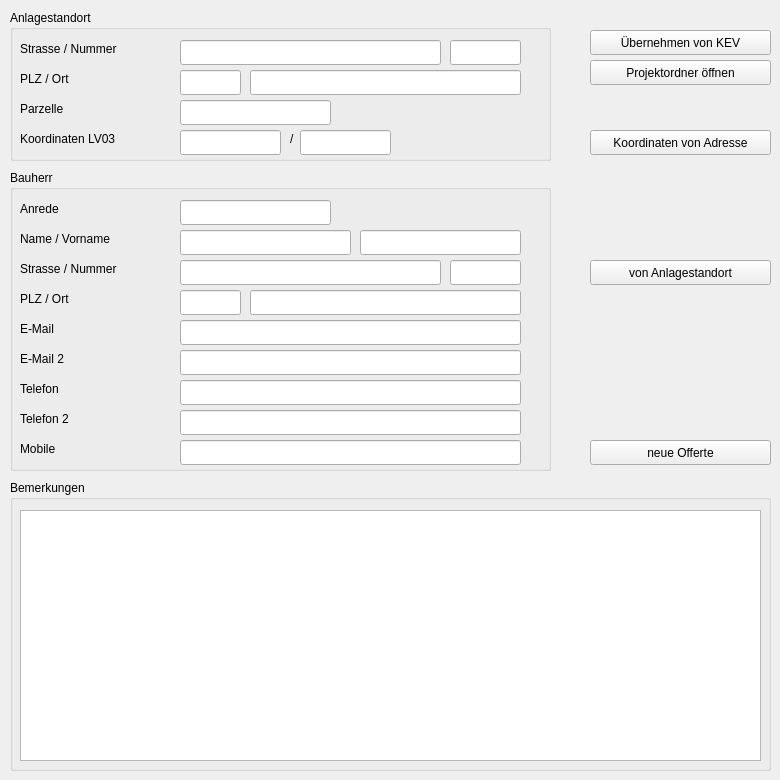
      <widget class="QWidget" name="tabWidgetPage1">
       <attribute name="title">
        <string>Stammdaten</string>
       </attribute>
       <widget class="QGroupBox" name="groupBox">
        <property name="geometry">
         <rect>
          <x>10</x>
          <y>10</y>
          <width>541</width>
          <height>151</height>
         </rect>
        </property>
        <property name="title">
         <string>Anlagestandort</string>
        </property>
        <widget class="QLineEdit" name="pvp_plantLocation_street">
         <property name="geometry">
          <rect>
           <x>170</x>
           <y>30</y>
           <width>261</width>
           <height>25</height>
          </rect>
         </property>
        </widget>
        <widget class="QLineEdit" name="pvp_plantLocation_streetNumber">
         <property name="geometry">
          <rect>
           <x>440</x>
           <y>30</y>
           <width>71</width>
           <height>25</height>
          </rect>
         </property>
        </widget>
        <widget class="QLabel" name="label">
         <property name="geometry">
          <rect>
           <x>10</x>
           <y>30</y>
           <width>141</width>
           <height>17</height>
          </rect>
         </property>
         <property name="text">
          <string>Strasse / Nummer</string>
         </property>
        </widget>
        <widget class="QLineEdit" name="pvp_plantLocation_zip">
         <property name="geometry">
          <rect>
           <x>170</x>
           <y>60</y>
           <width>61</width>
           <height>25</height>
          </rect>
         </property>
        </widget>
        <widget class="QLineEdit" name="pvp_plantLocation_city">
         <property name="geometry">
          <rect>
           <x>240</x>
           <y>60</y>
           <width>271</width>
           <height>25</height>
          </rect>
         </property>
        </widget>
        <widget class="QLabel" name="label_4">
         <property name="geometry">
          <rect>
           <x>10</x>
           <y>60</y>
           <width>141</width>
           <height>17</height>
          </rect>
         </property>
         <property name="text">
          <string>PLZ / Ort</string>
         </property>
        </widget>
        <widget class="QLabel" name="label_11">
         <property name="geometry">
          <rect>
           <x>10</x>
           <y>90</y>
           <width>141</width>
           <height>17</height>
          </rect>
         </property>
         <property name="text">
          <string>Parzelle</string>
         </property>
        </widget>
        <widget class="QLineEdit" name="pvp_plantLocation_plotNumber">
         <property name="geometry">
          <rect>
           <x>170</x>
           <y>90</y>
           <width>151</width>
           <height>25</height>
          </rect>
         </property>
        </widget>
        <widget class="QLabel" name="label_12">
         <property name="geometry">
          <rect>
           <x>10</x>
           <y>120</y>
           <width>141</width>
           <height>17</height>
          </rect>
         </property>
         <property name="text">
          <string>Koordinaten LV03</string>
         </property>
        </widget>
        <widget class="QLineEdit" name="pvp_plantLocation_swissGridX">
         <property name="geometry">
          <rect>
           <x>170</x>
           <y>120</y>
           <width>101</width>
           <height>25</height>
          </rect>
         </property>
        </widget>
        <widget class="QLineEdit" name="pvp_plantLocation_swissGridY">
         <property name="geometry">
          <rect>
           <x>290</x>
           <y>120</y>
           <width>91</width>
           <height>25</height>
          </rect>
         </property>
        </widget>
        <widget class="QLabel" name="label_20">
         <property name="geometry">
          <rect>
           <x>280</x>
           <y>120</y>
           <width>21</width>
           <height>17</height>
          </rect>
         </property>
         <property name="text">
          <string>/</string>
         </property>
        </widget>
       </widget>
       <widget class="QGroupBox" name="groupBox_2">
        <property name="geometry">
         <rect>
          <x>10</x>
          <y>170</y>
          <width>541</width>
          <height>301</height>
         </rect>
        </property>
        <property name="title">
         <string>Bauherr</string>
        </property>
        <widget class="QLineEdit" name="pvp_owner_title">
         <property name="geometry">
          <rect>
           <x>170</x>
           <y>30</y>
           <width>151</width>
           <height>25</height>
          </rect>
         </property>
        </widget>
        <widget class="QLineEdit" name="pvp_owner_lastName">
         <property name="geometry">
          <rect>
           <x>170</x>
           <y>60</y>
           <width>171</width>
           <height>25</height>
          </rect>
         </property>
        </widget>
        <widget class="QLabel" name="label_2">
         <property name="geometry">
          <rect>
           <x>10</x>
           <y>30</y>
           <width>141</width>
           <height>17</height>
          </rect>
         </property>
         <property name="text">
          <string>Anrede</string>
         </property>
        </widget>
        <widget class="QLineEdit" name="pvp_owner_email">
         <property name="geometry">
          <rect>
           <x>170</x>
           <y>150</y>
           <width>341</width>
           <height>25</height>
          </rect>
         </property>
        </widget>
        <widget class="QLabel" name="label_5">
         <property name="geometry">
          <rect>
           <x>10</x>
           <y>150</y>
           <width>141</width>
           <height>17</height>
          </rect>
         </property>
         <property name="text">
          <string>E-Mail</string>
         </property>
        </widget>
        <widget class="QLabel" name="label_6">
         <property name="geometry">
          <rect>
           <x>10</x>
           <y>60</y>
           <width>141</width>
           <height>17</height>
          </rect>
         </property>
         <property name="text">
          <string>Name / Vorname</string>
         </property>
        </widget>
        <widget class="QLineEdit" name="pvp_owner_firstName">
         <property name="geometry">
          <rect>
           <x>350</x>
           <y>60</y>
           <width>161</width>
           <height>25</height>
          </rect>
         </property>
        </widget>
        <widget class="QLabel" name="label_3">
         <property name="geometry">
          <rect>
           <x>10</x>
           <y>90</y>
           <width>141</width>
           <height>17</height>
          </rect>
         </property>
         <property name="text">
          <string>Strasse / Nummer</string>
         </property>
        </widget>
        <widget class="QLineEdit" name="pvp_owner_address_zip">
         <property name="geometry">
          <rect>
           <x>170</x>
           <y>120</y>
           <width>61</width>
           <height>25</height>
          </rect>
         </property>
        </widget>
        <widget class="QLineEdit" name="pvp_owner_address_street">
         <property name="geometry">
          <rect>
           <x>170</x>
           <y>90</y>
           <width>261</width>
           <height>25</height>
          </rect>
         </property>
        </widget>
        <widget class="QLineEdit" name="pvp_owner_address_streetNumber">
         <property name="geometry">
          <rect>
           <x>440</x>
           <y>90</y>
           <width>71</width>
           <height>25</height>
          </rect>
         </property>
        </widget>
        <widget class="QLabel" name="label_7">
         <property name="geometry">
          <rect>
           <x>10</x>
           <y>120</y>
           <width>141</width>
           <height>17</height>
          </rect>
         </property>
         <property name="text">
          <string>PLZ / Ort</string>
         </property>
        </widget>
        <widget class="QLineEdit" name="pvp_owner_address_city">
         <property name="geometry">
          <rect>
           <x>240</x>
           <y>120</y>
           <width>271</width>
           <height>25</height>
          </rect>
         </property>
        </widget>
        <widget class="QLabel" name="label_8">
         <property name="geometry">
          <rect>
           <x>10</x>
           <y>210</y>
           <width>141</width>
           <height>17</height>
          </rect>
         </property>
         <property name="text">
          <string>Telefon</string>
         </property>
        </widget>
        <widget class="QLineEdit" name="pvp_owner_phone">
         <property name="geometry">
          <rect>
           <x>170</x>
           <y>210</y>
           <width>341</width>
           <height>25</height>
          </rect>
         </property>
        </widget>
        <widget class="QLabel" name="label_21">
         <property name="geometry">
          <rect>
           <x>10</x>
           <y>180</y>
           <width>141</width>
           <height>17</height>
          </rect>
         </property>
         <property name="text">
          <string>E-Mail 2</string>
         </property>
        </widget>
        <widget class="QLineEdit" name="pvp_owner_email2">
         <property name="geometry">
          <rect>
           <x>170</x>
           <y>180</y>
           <width>341</width>
           <height>25</height>
          </rect>
         </property>
        </widget>
        <widget class="QLabel" name="label_22">
         <property name="geometry">
          <rect>
           <x>10</x>
           <y>240</y>
           <width>141</width>
           <height>17</height>
          </rect>
         </property>
         <property name="text">
          <string>Telefon 2</string>
         </property>
        </widget>
        <widget class="QLineEdit" name="pvp_owner_phone2">
         <property name="geometry">
          <rect>
           <x>170</x>
           <y>240</y>
           <width>341</width>
           <height>25</height>
          </rect>
         </property>
        </widget>
        <widget class="QLabel" name="label_23">
         <property name="geometry">
          <rect>
           <x>10</x>
           <y>270</y>
           <width>141</width>
           <height>17</height>
          </rect>
         </property>
         <property name="text">
          <string>Mobile</string>
         </property>
        </widget>
        <widget class="QLineEdit" name="pvp_owner_mobile">
         <property name="geometry">
          <rect>
           <x>170</x>
           <y>270</y>
           <width>341</width>
           <height>25</height>
          </rect>
         </property>
        </widget>
       </widget>
       <widget class="QPushButton" name="fieldsFromKev">
        <property name="geometry">
         <rect>
          <x>590</x>
          <y>30</y>
          <width>181</width>
          <height>25</height>
         </rect>
        </property>
        <property name="text">
         <string>Übernehmen von KEV</string>
        </property>
       </widget>
       <widget class="QGroupBox" name="groupBox_6">
        <property name="geometry">
         <rect>
          <x>10</x>
          <y>480</y>
          <width>761</width>
          <height>291</height>
         </rect>
        </property>
        <property name="title">
         <string>Bemerkungen</string>
        </property>
        <widget class="QPlainTextEdit" name="pvp_comment">
         <property name="geometry">
          <rect>
           <x>10</x>
           <y>30</y>
           <width>741</width>
           <height>251</height>
          </rect>
         </property>
        </widget>
       </widget>
       <widget class="QPushButton" name="openProjectFolder">
        <property name="geometry">
         <rect>
          <x>590</x>
          <y>60</y>
          <width>181</width>
          <height>25</height>
         </rect>
        </property>
        <property name="text">
         <string>Projektordner öffnen</string>
        </property>
       </widget>
       <widget class="QPushButton" name="copyClientAddressFromLocation">
        <property name="geometry">
         <rect>
          <x>590</x>
          <y>260</y>
          <width>181</width>
          <height>25</height>
         </rect>
        </property>
        <property name="text">
         <string>von Anlagestandort</string>
        </property>
       </widget>
       <widget class="QPushButton" name="coordinatesFromAddress">
        <property name="geometry">
         <rect>
          <x>590</x>
          <y>130</y>
          <width>181</width>
          <height>25</height>
         </rect>
        </property>
        <property name="text">
         <string>Koordinaten von Adresse</string>
        </property>
       </widget>
       <widget class="QPushButton" name="createQuote">
        <property name="geometry">
         <rect>
          <x>590</x>
          <y>440</y>
          <width>181</width>
          <height>25</height>
         </rect>
        </property>
        <property name="text">
         <string>neue Offerte</string>
        </property>
       </widget>
      </widget>
